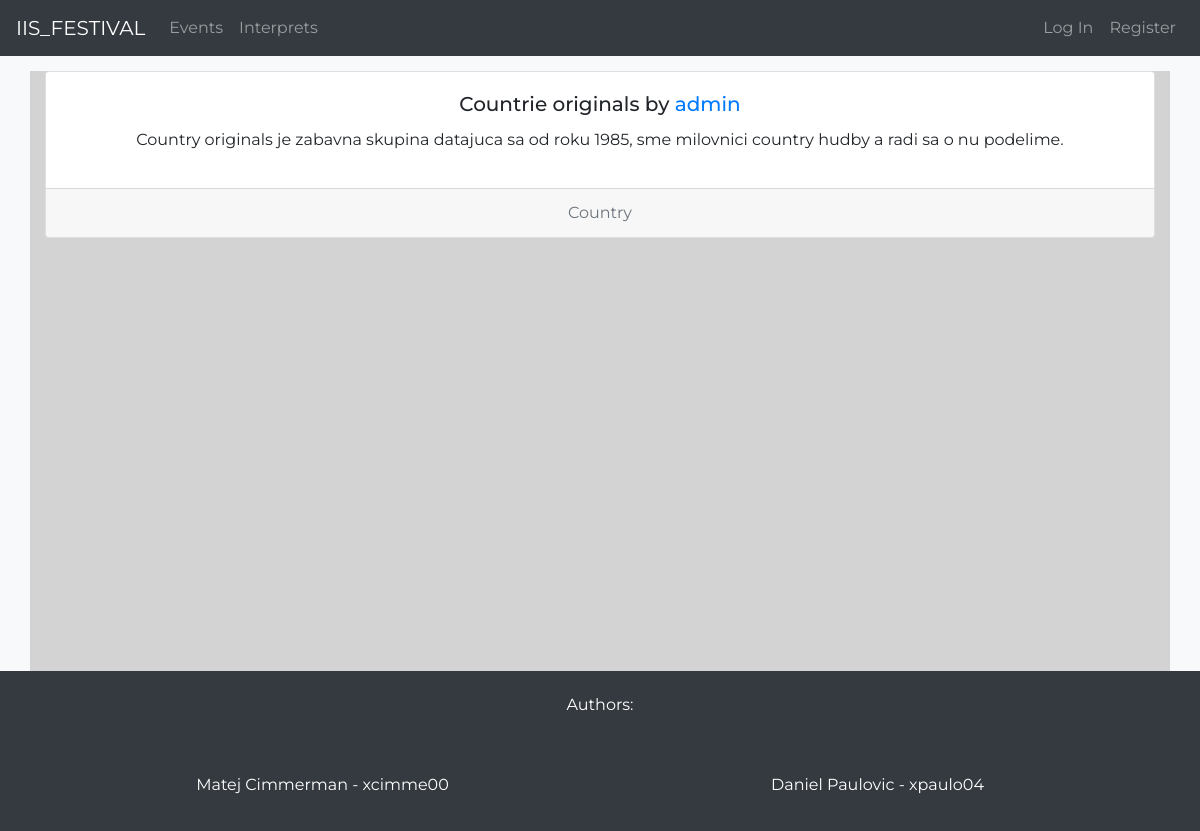
/interpret.php?id=1, run on the app's committed database.
### tables this page shows
CREATE TABLE INTERPRET (
    InterpretID int PRIMARY KEY AUTO_INCREMENT NOT NULL,
    Owner int,
    Describtion varchar(255),
    FOREIGN KEY (Owner) REFERENCES USERS(UserID),
    Name varchar(128)
);

CREATE TABLE USERS (
    UserID int PRIMARY KEY AUTO_INCREMENT NOT NULL,
    Fullname varchar(128) NOT NULL,
    Username varchar(128) NOT NULL,
    Email varchar(128) NOT NULL,
    Password varchar(128) NOT NULL,
    Mobile varchar(128) NOT NULL,
    Address varchar(128) NOT NULL,
    is_admin boolean NOT NULL,
    is_banned boolean NOT NULL
);

CREATE TABLE GENRE (
    GenreID int PRIMARY KEY AUTO_INCREMENT NOT NULL,
    GenreName varchar(32)
);

### src/php/includes/general_functions.include.php (called while the page is built, shortened)
<?php
function user_exists_byid($conn, $id)
{
    $sql = "SELECT * FROM USERS WHERE UserID = ?;";
    $stmt = mysqli_stmt_init($conn);
    if(!mysqli_stmt_prepare($stmt, $sql))
    {
        header("location: ../../event.php?error=stmt_failed");
        exit();
    }
    mysqli_stmt_bind_param($stmt, "i", $id);
    mysqli_stmt_execute($stmt);
    $result_date = mysqli_stmt_get_result($stmt);
    if($row = mysqli_fetch_assoc($result_date))
    {
        return $row;
    }
    else
    {
        $result = false;
        return $result;
    }
}
function interpret_exists_byid($conn, $id)
{
    $sql = "SELECT * FROM INTERPRET WHERE InterpretID = ?;";
    $stmt = mysqli_stmt_init($conn);
    if(!mysqli_stmt_prepare($stmt, $sql))
    {
        header("location: ../../interpret.php?error=stmt_failed");
        exit();
    }
    mysqli_stmt_bind_param($stmt, "s", $id);
    mysqli_stmt_execute($stmt);
    $result = mysqli_stmt_get_result($stmt);
    if($row = mysqli_fetch_assoc($result))
    {
        return $row;
    }
    else
    {
        $result = false;
        return $result;
    }
}
function get_genre_byid($conn, $genre_id)
{
    $sql = "SELECT * FROM GENRE WHERE GenreID = ?;";
    $stmt = mysqli_stmt_init($conn);
    if(!mysqli_stmt_prepare($stmt, $sql))
    {
        header("location: ../../create_event.php?error=stmt_failed");
        exit();
    }
    mysqli_stmt_bind_param($stmt, "i", $genre_id);
    mysqli_stmt_execute($stmt);
    $result = mysqli_stmt_get_result($stmt);
    if($row = mysqli_fetch_assoc($result))
    {
        return $row;
    }
    else
    {
        $result = false;
        return $result;
    }
}
function get_allinterprets_genres($conn, $interpret_id)
{
    $sql = "SELECT * FROM INTERPRET_GENRES WHERE InterpretID = $interpret_id;";
    $stmt = mysqli_query($conn, $sql);
    $data = array();
    while ($row = mysqli_fetch_array($stmt)) {
        $data[] = $row;
    }
    return $data;
}

### src/interpret.php (the view, shortened to what this page needs)
<?php
    include_once 'header.php';
?>
    <div class="container fullscreen-container">
        <?php
            if(isset($_GET["id"]))
            {
                require_once 'php/includes/database_handler.include.php';
                require_once 'php/includes/general_functions.include.php';
                if($interpret = interpret_exists_byid($conn, $_GET["id"]))
                {
                    $interpretname = $interpret["Name"];
                    $creatorID = $interpret["Owner"];
                    $creator = user_exists_byid($conn, $creatorID);
                    $creatorUsername = $creator["Username"];
                    $describtion = $interpret["Describtion"];
                    $all_genres = get_allinterprets_genres($conn, $_GET["id"]);
                    $genres = "";
                    foreach($all_genres as $genreid):
                        $genre = get_genre_byid($conn, $genreid["GenreID"]);
                        $genres = $genres . " " . $genre["GenreName"];
                    endforeach;
                    echo "
                    <div class=\"card text-center\">
                        <div class=\"card-body\">
                            <h5 class=\"card-title\">$interpretname by <a href=\"profile.php?user=$creatorUsername\" class=\"\">$creatorUsername</a></h5>
                            <p class=\"card-text\">$describtion</p>
                            <div class=\"text-right\">
                        ";
                        echo "
                            </div>
                        </div>
                        <div class=\"card-footer text-muted\">
                        $genres
                        </div>
                    </div>
                    ";
                }
                else
                {
                    echo "<p>Interpret doesnt exist.</p>";
                }
            }
            else
            {
                echo "<p>Interpret not found.</p>";
            }
        ?>
    </div>
<?php
    include_once 'footer.php';
?>

### src/css/main.css (style rules this page uses)
body { font-family: 'Montserrat',sans-serif; min-height: 100%; }
.card { width: 100%; margin-top: 15px; margin-bottom: 15px; }
.fullscreen-container { min-height: 75vh; background-color: lightgray; }

### data on the page
interpret: Name "Countrie originals", Describtion "Country originals je zabavna skupina datajuca sa od roku 1985, sme milovnici country hudby a radi sa o nu podelime."
users: Username "admin"
genre: GenreName "Country"
